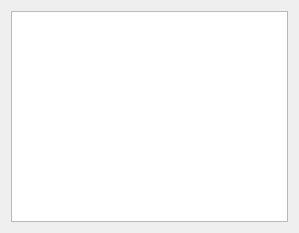
<?xml version="1.0" encoding="UTF-8"?>
<ui version="4.0">
 <class>Form</class>
 <widget class="QWidget" name="Form">
  <property name="geometry">
   <rect>
    <x>0</x>
    <y>0</y>
    <width>299</width>
    <height>233</height>
   </rect>
  </property>
  <property name="windowTitle">
   <string>Form</string>
  </property>
  <layout class="QGridLayout" name="gridLayout">
   <item row="0" column="0">
    <widget class="QGraphicsView" name="container"/>
   </item>
  </layout>
 </widget>
 <resources/>
 <connections/>
</ui>
